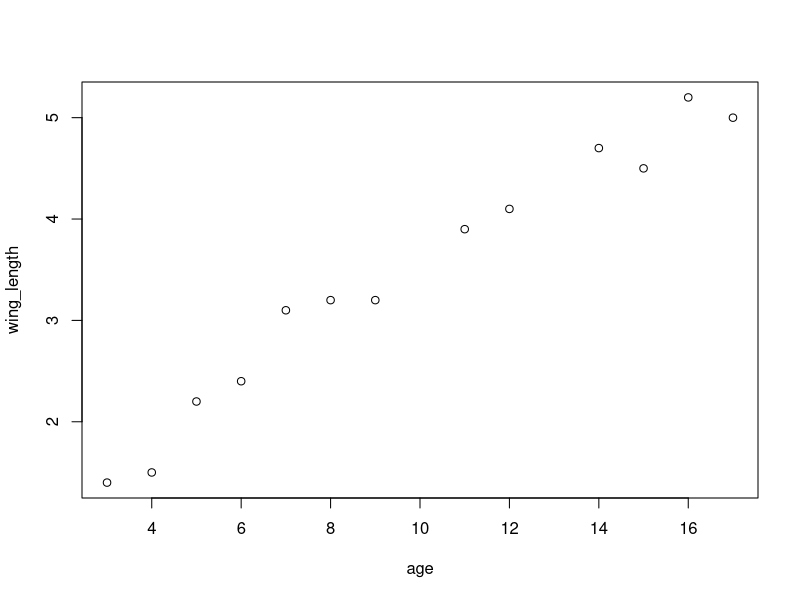
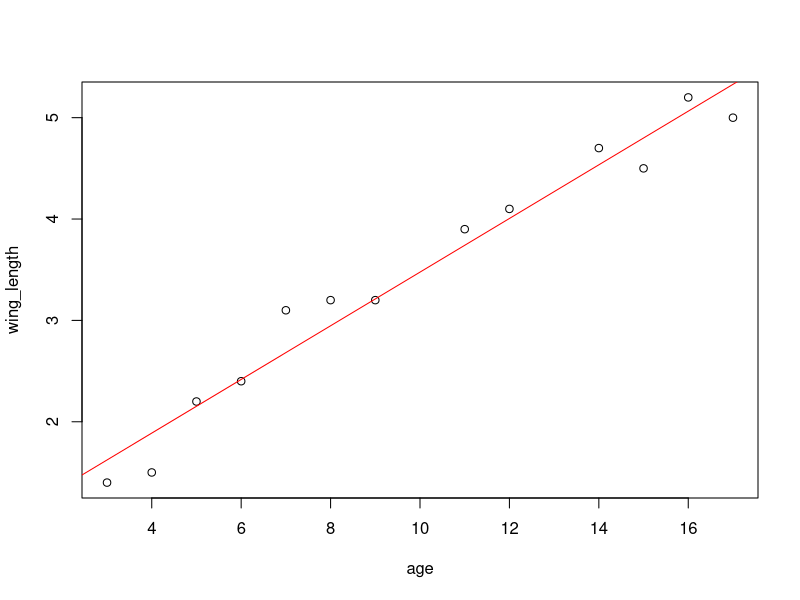
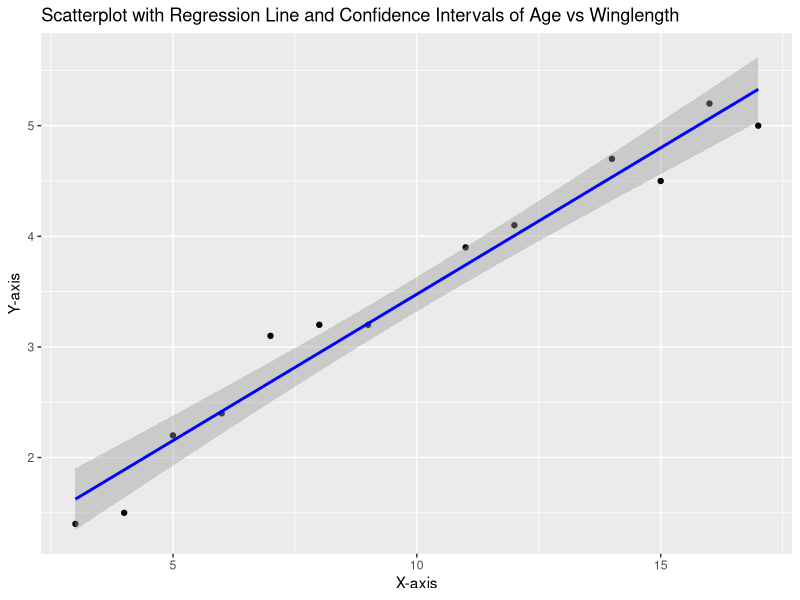
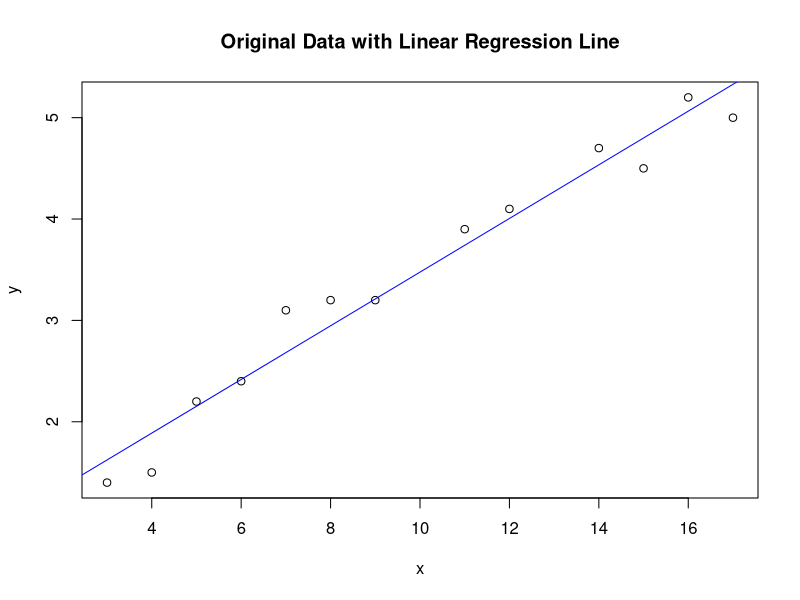
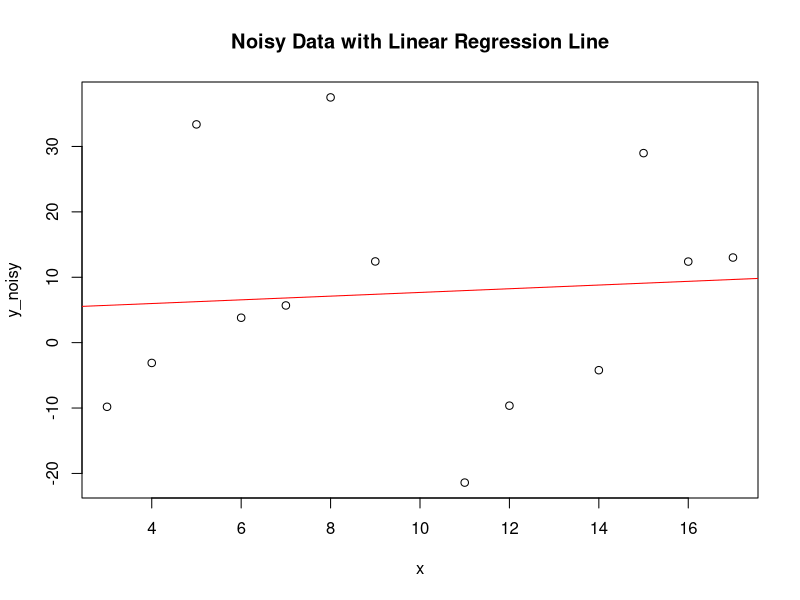

Recreate these plots in R, in order.
## ---- chunk 1
age <- c(3,4,5,6,7,8,9,11,12,14,15,16,17)
wing_length <- c(1.4,1.5,2.2,2.4,3.1,3.2,3.2,3.9,4.1,4.7,4.5,5.2,5.0)
age_winglength <- data.frame(age, wing_length)
plot(age_winglength)
## ---- chunk 2
plot(age_winglength)
model <- lm(wing_length ~ age, data = age_winglength)
  abline(model, col = "red")

## ---- chunk 3
summary(model)
## ---- chunk 4
if (summary(model)$coefficients["age", "Pr(>|t|)"] < 0.05) {
  cat("Reject the null hypothesis. There is a significant relationship between x and y.")
} else {
  cat("Fail to reject the null hypothesis. There is no significant relationship between x and y.")
}
## ---- chunk 5
# Load the necessary libraries
library(ggplot2)

# Sample data
set.seed(123)
x <- age
y <- wing_length

# Create a data frame
data <- age_winglength

# Perform linear regression
model <- lm(y ~ x, data = data)

# Create the plot with confidence intervals
plot <- ggplot(data, aes(x = x, y = y)) +
  geom_point() +  # Scatterplot
  geom_smooth(method = "lm", se = TRUE, color = "blue") +  # Linear regression line with CIs
  labs(title = "Scatterplot with Regression Line and Confidence Intervals of Age vs Winglength",
       x = "X-axis", y = "Y-axis")

# Print the plot
print(plot)

# Get the summary of the linear regression model
summary(model)
## ---- chunk 6
# Get the summary of the model
model_summary <- summary(model)

# Extract the R-squared value from the summary
r_squared <- model_summary$r.squared

# Print the R-squared value
cat("R-squared:", r_squared)
## ---- chunk 7
# Calculate Pearson's correlation coefficient
correlation_coefficient <- cor(age, wing_length)

# Print the correlation coefficient
cat("Pearson's correlation coefficient (r):", correlation_coefficient)
## ---- chunk 8
# Generate or load your original data
x <- age
y <- wing_length # Original data with noise

# Add noise to the dependent variable while keeping the same length
noise <- rnorm(13, mean = 0, sd = 20)  # Adding more noise
y_noisy <- y + noise

# Fit a linear regression model to the noisy data
model_noisy <- lm(y_noisy ~ x)

# Create a scatter plot of the original data
plot(x, y, main = "Original Data with Linear Regression Line")

# Overlay the regression line for the original data
abline(lm(y ~ x), col = "blue")

# Create a scatter plot of the noisy data
plot(x, y_noisy, main = "Noisy Data with Linear Regression Line")

# Overlay the regression line for the noisy data
abline(model_noisy, col = "red")
